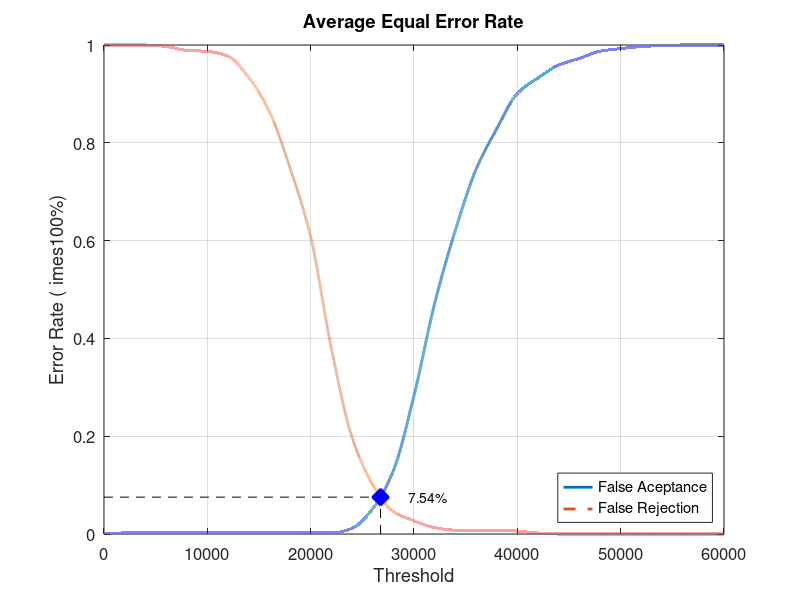
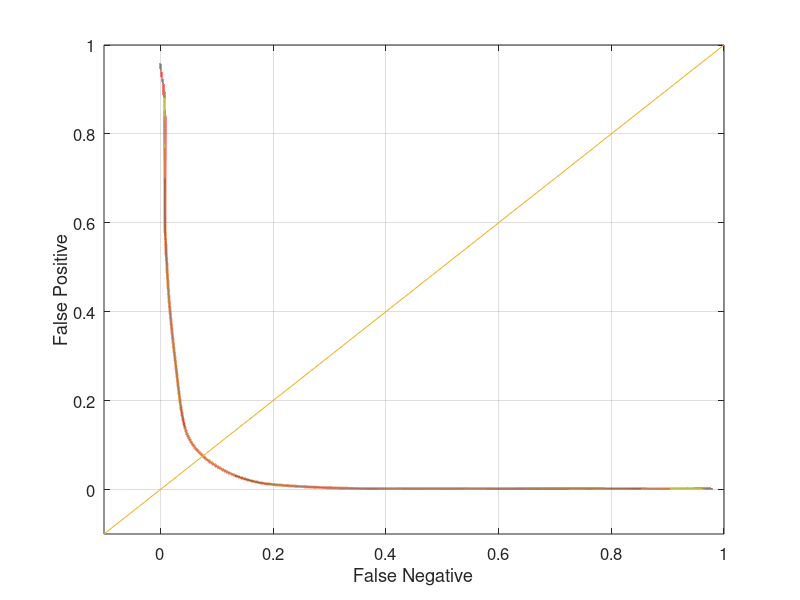

These charts were generated, in order, by the following MATLAB code:
close all;
clear;
clc;
x = 0:2000:60000;
xq = 0:0.5:60000;

y0 = [0 0.00210526 0.00210526 0.00210526 0.00210526 0.00210526 0.00210526 0.00210526 0.00210526 0.00210526 0.00210526 0.00210526 0.0115789 0.051579 0.129474 0.283158 0.471579 0.621053 0.745263 0.828421 0.901053 0.932632 0.958947 0.972632 0.987368 0.992632 0.996842 0.998947 1 1 1]
yy0 = interp1(x, y0, xq, 'pchip');
y1 = [1 1 1 0.997 0.989 0.987 0.977 0.934 0.864 0.749 0.608 0.38 0.198 0.101 0.046 0.027 0.013 0.008 0.008 0.008 0.006 0.002 0 0 0 0 0 0 0 0 0]
yy1 = interp1(x, y1, xq, 'pchip');

% Calculating EER: 
y2 = abs(y0 - y1);
find(y2 == min(y2))
yy2 = abs(yy0 - yy1);
xEER = find(yy2 == min(yy2));
xEERIndex = xq(xEER) % X-axis EER
yEER = yy0(xEER) % Y-axis EER

main = figure
plot(xq, yy0,'-','LineWidth', 2);	hold on
plot(xq, yy1,'--','LineWidth', 2);	hold on
plot([xEERIndex xEERIndex], [0 yEER], 'k--');	hold on
plot([0 xEERIndex], [yEER yEER], 'k--');	hold on
plot(xEERIndex, yEER, 'bx', 'LineWidth', 10);	hold on
text(xEERIndex + 10 * xEERIndex / 100, yEER, [num2str(round((10000 * yEER)) / 100) '%'])
legend('False Aceptance', 'False Rejection', 'Location', 'SouthEast')
xlabel('Threshold')
ylabel('Error Rate (	imes100%)')
title('Average Equal Error Rate')
set(gca, 'FontSize', 12)
axis([0 60000 0 1])
grid on

print(main, 'Database1AverageMain', '-dpng');
FNRxFPR = figure('Color', [1 1 1]);
plot(yy1, yy0, '-', yy1, yy0, 'LineWidth', 2);
hold on
y = -0.1:0.1:1
plot(y, y); 
set(gca, 'FontSize', 12)
xlabel('False Negative')
ylabel('False Positive')
axis([-0.1 1 -0.1 1])
set(gca, 'FontSize', 12)
grid on

print(FNRxFPR, 'Database1AverageFNRxFPR','-dpng');
